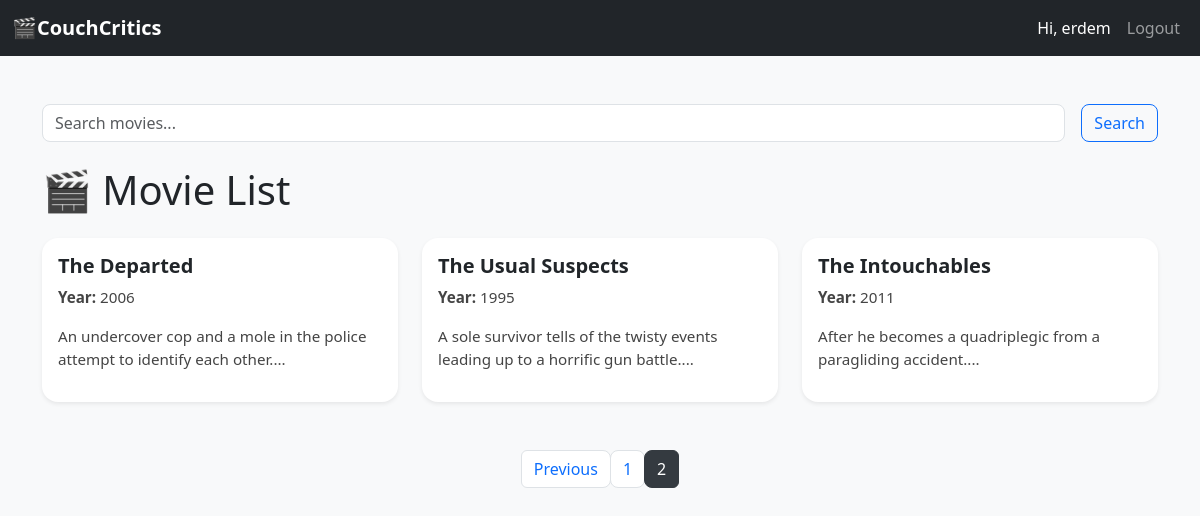
The app's page /?page=2&q= (signed in) with its own data.
### tables this page shows
CREATE TABLE movies (
    Series_Title TEXT,
    Released_Year INTEGER,
    Certificate TEXT,
    Runtime INTEGER,
    Genre TEXT,
    IMDB_Rating REAL,
    Overview TEXT,
    Meta_score INTEGER,
    Director TEXT,
    Star1 TEXT,
    Star2 TEXT,
    Star3 TEXT,
    Star4 TEXT,
    No_of_Votes INTEGER,
    Gross INTEGER
);

### app.py (the view)
@app.route("/")
def index():
    query = request.args.get("q", "").strip().lower()
    all_movies = load_all_movies()
    if query:
        all_movies = [m for m in all_movies if query in m["Series_Title"].lower()]
    page = int(request.args.get("page", 1))
    per_page = 9
    total = len(all_movies)
    total_pages = (total + per_page - 1) // per_page
    start = (page - 1) * per_page
    end = start + per_page
    paginated = all_movies[start:end]
    return render_template("index.html", movies=paginated, page=page, total_pages=total_pages, query=query)

### modules/movie.py (called while the page is built)
def load_all_movies():
    conn = sqlite3.connect(DB_PATH)
    conn.row_factory = sqlite3.Row
    c = conn.cursor()
    c.execute("SELECT * FROM movies")
    movies = c.fetchall()
    conn.close()
    return [dict(row) for row in movies]

### templates/index.html (shortened to what this page needs)
{% extends "layout.html" %}
{% block content %}
<form class="d-flex mb-4" method="GET" action="{{ url_for('index') }}">
    <input class="form-control me-2" type="search" name="q" placeholder="Search movies..."
           value="{{ request.args.get('q', '') }}">
    <button class="btn btn-outline-primary ms-2" type="submit">Search</button>
</form>
<h1 class="mb-4">🎬 Movie List</h1>
<div class="row">
    {% for movie in movies %}
    <div class="col-md-4 mb-4 d-flex">
        <div class="card shadow-sm h-100 w-100 border-0 rounded-4">
            <div class="card-body position-relative">
                <h5 class="card-title">{{ movie.Series_Title }}</h5>
                <p class="card-text"><strong>Year:</strong> {{ movie.Released_Year }}</p>
                <p class="card-text">{{ movie.Overview[:100] }}...</p>
            </div>
        </div>
    </div>
    {% endfor %}
    {% if total_pages > 1 %}
    <nav aria-label="Page navigation">
        <ul class="pagination justify-content-center mt-4">
            {% if page > 1 %}
            <li class="page-item">
                <a class="page-link" href="{{ url_for('index', page=page-1, q=query) }}">Previous</a>
            </li>
            {% endif %}
            {% for p in range(1, total_pages+1) %}
            <li class="page-item {% if p == page %}active{% endif %}">
                <a class="page-link" href="{{ url_for('index', page=p, q=query) }}">{{ p }}</a>
            </li>
            {% endfor %}
        </ul>
    </nav>
    {% endif %}
</div>
{% endblock %}

### templates/layout.html (style rules this page uses)
body { font-family: 'Segoe UI', sans-serif; background-color: #f8f9fa; }
.card-title { font-weight: 600; }
.card-text { font-size: 0.95rem; color: #444; }
.form-control, .btn { border-radius: 0.5rem; }
.pagination .page-link { border-radius: 0.5rem; }
.pagination .page-item.active .page-link { background-color: #343a40; border-color: #343a40; color: #fff; }

### records on screen
movies: Series_Title "The Departed", Released_Year "2006", Overview "An undercover cop and a mole in the police attempt to identify each other."
movies: Series_Title "The Usual Suspects", Released_Year "1995", Overview "A sole survivor tells of the twisty events leading up to a horrific gun battle."
movies: Series_Title "The Intouchables", Released_Year "2011", Overview "After he becomes a quadriplegic from a paragliding accident."

### other values on screen
{{ session['user'] }} "erdem"
{{ p }} "1" "2"
